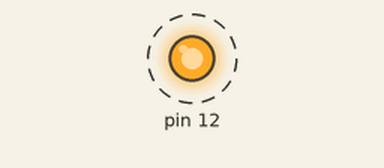
Bench run of a sketch on a simulated Arduino Uno, built with avr-gcc and run on an emulated ATmega328P. On the bench: output pins drawn as LEDs (lit = HIGH). Dashed ring = blinking. What the sketch prints to the serial monitor is not drawn.

Above: at 0.5 s.
Timing chart, 0 to 4.6 s (numbered marks = the images above):
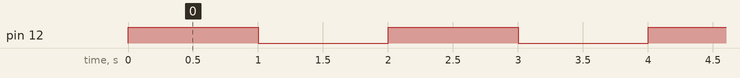

Measured:
- by itself, pin 12: alternates HIGH for 1.0 s and LOW for 1.0 s

The sketch:

HOLA_MUNDO__MONITOR_SERIAL.ino
```cpp
/*Monitor serial “Hola Mundo”.
*/

void setup() {
  Serial.begin(9600);
  pinMode(12, OUTPUT);
}

void loop() {
  digitalWrite(12,HIGH);
  Serial.println("HOLA MUNDO");
  delay(1000);
  digitalWrite(12,LOW);
  delay(1000);


}
```
